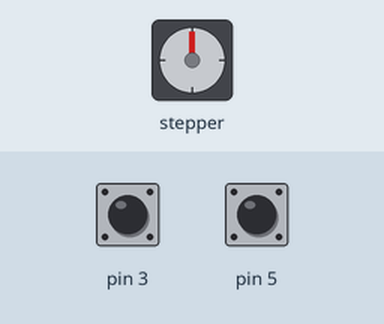
Simulated run of this sketch. Board: Arduino Uno, built with avr-gcc and run on an emulated ATmega328P. On the bench: stepper motor. The inputs (shaded band) are chosen by the test bench; at power-on: pin 3 HIGH, pin 5 HIGH. Stepper angles assume 2048 steps per turn.

Above: at 4.8 s.
4.9 s: pin 3 pulled LOW for 2.35 s
At 7.2 s:
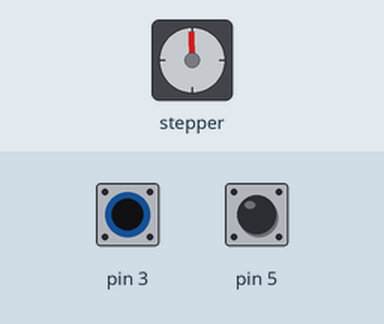
8.7 s: pin 5 pulled LOW for 2.35 s
At 9.9 s:
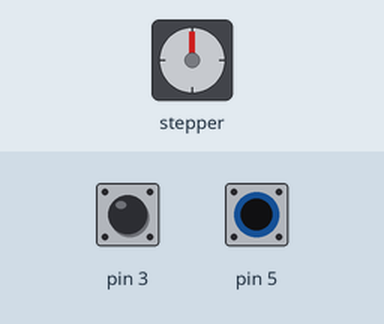
Timing chart, 0 to 11.7 s (numbered marks = the images above; inputs shaded):
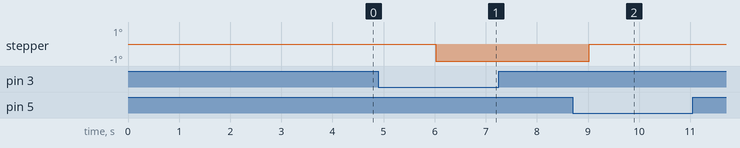

The sketch:

Stepper_butten.ino
```cpp
#include<Stepper.h>
int stepsPerRev=2048;
Stepper stepper(stepsPerRev,11,9,10,8);
void setup() {
  // put your setup code here, to run once:
  stepper.setSpeed(10);
  pinMode(5,INPUT_PULLUP);
  pinMode(3,INPUT_PULLUP);
}

void loop() {

  // put your main code here, to run repeatedly:
  if(digitalRead(3)==HIGH){
    stepper.step(1);
  delay(1000);

  }
  if(digitalRead(5)==HIGH){
    stepper.step(-1);
    delay(1000);


  }


}
```
